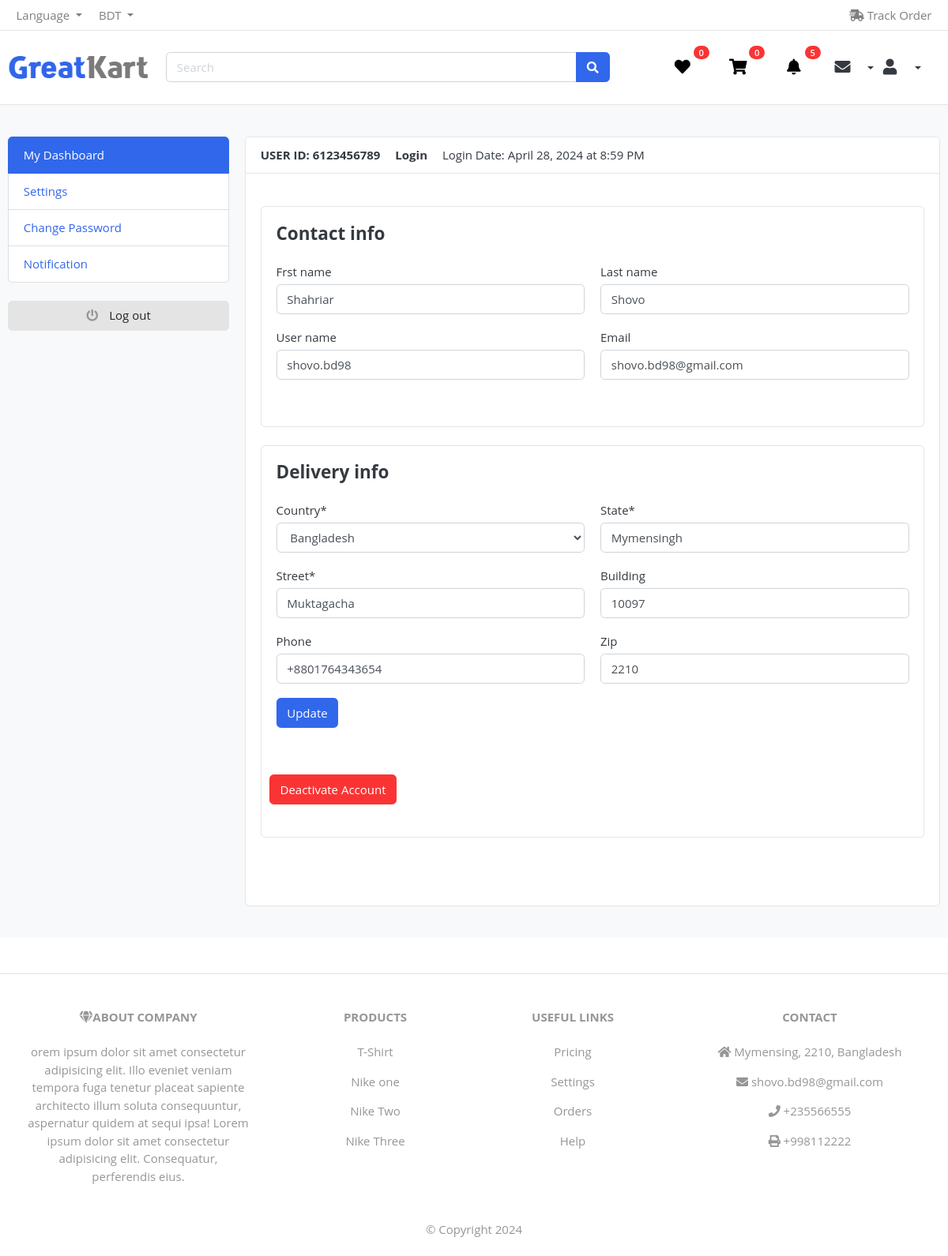
The app's page /auth/create_address_view/ (signed in) with its own data.
### user_auth/models/user.py (models this page shows, shortened)
class User(AbstractBaseUser, PermissionsMixin):
    ADMIN = 1
    CUSTOMER = 2
    MALE = 1
    FEMALE = 2
    GOOGLE_SIGNUP=1
    GITHUB_SIGNUP=2
    FACEBOOK_SIGNUP=3
    SITE_SIGNUP =4
    ROLE_CHOOSED    =   ((ADMIN, 'admin'),(CUSTOMER, 'customer'),)
    GENDER_CHOOSED  =   ((MALE, 'male'),(FEMALE, 'female'))
    SIGNUP_PLATFORM =   ((GOOGLE_SIGNUP,'Login from Google'),(GITHUB_SIGNUP, 'Login from Github'),(FACEBOOK_SIGNUP,'Login from Facebook'),(SITE_SIGNUP,'Login'),)
    first_name      =   models.CharField(max_length=50, null=True, blank=True)
    last_name       =   models.CharField(max_length=50, null=True, blank=True)
    username        =   models.CharField(max_length=50, unique=True)
    email           =   models.EmailField(max_length=100, unique=True)
    role            =   models.PositiveSmallIntegerField(choices=ROLE_CHOOSED,
                                                                              blank=True, null=True)
    gender_choosed  =   models.PositiveSmallIntegerField(choices=GENDER_CHOOSED,
                                                                              blank=True, null=True)
    sign_up_platform=   models.PositiveSmallIntegerField(choices=SIGNUP_PLATFORM,
                                                                              blank=True, null=True)
    date_joined     =   models.DateTimeField(auto_now_add=True)
    last_login      =   models.DateTimeField(auto_now_add=True)
    created_date    =   models.DateTimeField(auto_now_add=True)
    modify_date     =   models.DateTimeField(auto_now=True)
    is_admin        =   models.BooleanField(default=False)
    is_staff        =   models.BooleanField(default=False)
    is_active       =   models.BooleanField(default=False)
    is_superuser    =   models.BooleanField(default=False)
    USERNAME_FIELD  =   'email'
    objects         =  UserManager()
    def __str__(self) -> str:
        return self.email

### user_auth/models/user_address.py (models this page shows, shortened)
class User_Address(models.Model):
    BANGLADESH=1
    COUNTRY_CHOOSED  = ((BANGLADESH, 'Bangladesh'), )
    user = models.ForeignKey(settings.AUTH_USER_MODEL, on_delete=models.CASCADE, null=True, blank=True)
    zipcode = models.CharField(max_length=10, blank=True,null=True)
    phone = models.CharField(max_length=200, blank=True,null=True)
    house_number = models.CharField(max_length=20, blank=True,null=True)
    street = models.CharField(max_length=30, blank=True,null=True)
    state = models.CharField(max_length=30, blank=True,null=True)
    country    = models.PositiveSmallIntegerField(choices=COUNTRY_CHOOSED, blank=True, null=True)
    objects = Update_User_Address()

### system_setting/models/contact.py (models this page shows)
class Contact(models.Model):
    city_name=models.CharField(max_length=20, null=True,blank=True)
    city_post_code=models.CharField(max_length=10, null=True,blank=True)
    country_name=models.CharField(max_length=20, null=True,blank=True)
    phone=models.CharField(max_length=20, null=True,blank=True)
    email=models.EmailField(max_length=30, null=True,blank=True)
    telephone=models.CharField(max_length=20, null=True,blank=True)
    company_about=models.TextField( null=True,blank=True)
    def __str__(self) -> str:
        return self.country_name

### products/models/products_model.py (models this page shows, shortened)
class Products(models.Model):
    in_stock=1
    out_of_stock=2
    free=1
    not_free=2
    available = ((in_stock,'In Stoke') , (out_of_stock,'Out of Stock'))
    shipping_fee= ((free,'Free') , (not_free,'Not Free'))
    product_name = models.CharField(max_length=50)
    product_image = models.ImageField(upload_to='products')
    product_price = models.FloatField()
    product_old_price = models.FloatField()
    product_discription = models.TextField()
    model = models.CharField(max_length=50, blank=True, null=True)
    product_brand = models.ForeignKey(Product_Brand, on_delete=models.CASCADE, related_name='product_prand')
    product_category = models.ForeignKey(Product_Categories, on_delete=models.CASCADE, related_name='category')
    product_delivery_country = models.ManyToManyField(Product_Delivery_Country,  null=True, blank=True)
    product_size = models.ManyToManyField(Product_Size_variant,  null=True, blank=True)
    product_color = models.ManyToManyField(Product_Color_Variant,  null=True, blank=True)
    available_choose = models.PositiveSmallIntegerField(choices=available,blank=True, null=True)
    shipping_fee = models.PositiveSmallIntegerField(choices=shipping_fee,blank=True, null=True)
    def __str__(self) -> str:
        return self.product_name

### user_auth/views/dashboard/update_address.py (the view, shortened to what this page needs)
# urls.py: path('create_address_view/', update_address, name='update_address'),
@login_required
def update_address(request):
    user = User.objects.filter(email=request.user)[0]
    user_address = User_Address.objects.get(user=user)
    return render(request, 'dashboard/settings.html', locals())

### templates/dashboard/settings.html (shortened to what this page needs)
{% extends 'base/base.html' %}
{% load static %}
{% block headers %}
{% include 'include/main_include_file.html' %}
{% endblock headers %}
{% block body %}
<section class="section-conten padding-y bg">
    <div class="container">
        <div class="row">
            {% include "dashboard/user_options.html" %}
        <main class="col-md-9">
            <article class="card">
            <header class="card-header">
                <strong class="d-inline-block mr-3">USER ID: 6123456789</strong>
                <strong class="d-inline-block mr-3">{{user.get_sign_up_platform_display}}</strong>
                <span>Login Date: {{user.last_login|date:"F j, Y"}} at {{ user.last_login|time:"g:i A"}}</span>
            </header>
            <div class="card-body">
                {% if user.sign_up_platform == 4 %}
                {% include "accounts/user_contact.html" %}
                {% else %}
                {% include "accounts/user_delivery.html" %}
                {% endif %}
            </div>
            </article>
        </main>
    </div>
    </div>
    </section>
{% include "include/footer.html" %}
{% endblock body %}

### templates/include/user_loged_header.html (shortened to what this page needs)
{% load static %}
{% load cart_tag %}
<section class="header-main border-bottom">
    <div class="container">
        <div class="row align-items-center">
            <div class="col-lg-2 col-md-3 col-6">
                <a href="{% url 'index' %}" class="brand-wrap">
                    <img class="logo" src="{% static 'images/logo.png' %}">
                </a>
            </div>
            <div class="col-lg-7 col-md-6 col-6">
                <form action="#" class="search">
                    <div class="input-group">
                        <input type="text" class="form-control" style="max-width: 520px;" placeholder="Search">
                        <div class="input-group-append">
                            <button class="btn btn-primary" type="submit"><i class="fa fa-search"></i></button>
                        </div>
                    </div>
                </form>
            </div>
            <div class="col-lg-3 col-md-3 col-6">
                <div class="d-flex justify-content-end align-items-center">
                    <a href="{% url 'view_wish_list' %}" class="widget-header pl-3 ml-2">
                        <div class="icon icon-sm"><i class="fa fa-heart" style="color: black;"></i>
						</div>
                        <span class="badge badge-pill badge-danger notify">{{ request.user|wish_list_total }}</span>
                    </a>
                    <a href="{% url 'cart_view' %}" class="widget-header pl-3 ml-2">
                        <div class="icon icon-sm"><i class="fa fa-shopping-cart" style="color: black;"></i></div>
                        <span class="badge badge-pill badge-danger notify">{{ request.user|cart_total }}</span>
                    </a>
					<div class="dropdown">
						<a href="" class="widget-header pl-3 ml-2" class="btn btn-transparent dropdown-toggle" type="button" id="userDropdown" data-toggle="dropdown" aria-haspopup="true" aria-expanded="false">
							<div class="icon icon-sm"><i class="fa fa-bell" style="color: black;"></i></div>
							<span class="badge badge-pill badge-danger notify">{{all_notification|length}}</span>
						</a>
					</div>
                    <div class="dropdown">
                        <button class="btn btn-transparent dropdown-toggle" type="button" id="messageDropdown" data-toggle="dropdown" aria-haspopup="true" aria-expanded="false">
                            <div class="icon icon-sm"><i class="fa fa-envelope"></i></div>
                        </button>
                    </div>
					<div class="col-lg-3 col-md-3 col-6">
						<div class="d-flex justify-content-end align-items-center">
							<div class="dropdown">
								<button class="btn btn-transparent dropdown-toggle" type="button" id="userDropdown" data-toggle="dropdown" aria-haspopup="true" aria-expanded="false">
									<div class="icon icon-sm"><i class="fa fa-user"></i></div>
								</button>
							</div>
						</div>
					</div>
                </div>
            </div>
        </div>
    </div>
</section>
</body>

### templates/accounts/user_contact.html (shortened to what this page needs)
{% if user.sign_up_platform == 4 %}
<article class="card mb-4">
    <div class="card-body">
        <h4 class="card-title mb-4">Contact info</h4>
        <form  method="POST" action="{% url 'update_address' %}">
            <div class="row">
                <div class="form-group col-sm-6">
                    <label>Frst name</label>
                    <input type="text" name='first_name' value="{{user.first_name}}" class="form-control" >
                </div>
                <div class="form-group col-sm-6">
                    <label>Last name</label>
                    <input type="text" name='last_name' value="{{user.last_name}}" class="form-control">
                </div>
                <div class="form-group col-sm-6">
                    <label>User name</label>
                    <input type="text" name='username' value="{{user.username}}" class="form-control">
                </div>
                <div class="form-group col-sm-6">
                    <label>Email</label>
                    <input type="email" name='email' value="{{user.email}}" class="form-control">
                </div>
            </div>
    </div>
    </article>
    <article class="card mb-4">
        <div class="card-body">
            <h4 class="card-title mb-4">Delivery info</h4>
                <div class="row">
                        <div class="form-group col-sm-6">
                            <label>Country*</label>
                            <select name="country" class="form-control">
                                <option value="1">Bangladesh</option>
                            </select>
                        </div>
                        <div class="form-group col-sm-6">
                            <label>State*</label>
                            <input type="text"  name='state' value="{{user_address.state}}" class="form-control">
                        </div>
                        <div class="form-group col-sm-6">
                            <label>Street*</label>
                            <input type="text" name='street' value="{{user_address.street}}" class="form-control">
                        </div>
                        <div class="form-group col-sm-6">
                            <label>Building</label>
                            <input type="text" name='building' value="{{user_address.house_number}}" class="form-control">
                        </div>
                        <div class="form-group col-sm-6">
                            <label>Phone</label>
                            <input type="text" name='phone' value="{{user_address.phone}}" class="form-control">
                        </div>
                        <div class="form-group col-sm-6">
                            <label>Zip</label>
                            <input type="text" name='zip' value="{{user_address.zipcode}}" class="form-control">
                        </div>
                        <div class="form-group col-sm-4">
                            <button type="submit" class="btn btn-primary "> Update  </button>
                        </div>
                </div>
        </div>
        <div class="form-group col-sm-4">
            <form method="POST" action="{% url 'deactivate_account' %}">
            <button  type="submit" class="btn btn-danger "> Deactivate Account </button>
            </form>
        </div>
        </article>
    {% endif %}

### templates/include/footer.html
<footer class="text-center text-lg-start bg-body-tertiary text-muted">
	<section class="d-flex justify-content-center justify-content-lg-between p-4 border-bottom">
	</section>
	<section class="">
	  <div class="container text-center text-md-start mt-5">
		<div class="row mt-3">
		  <div class="col-md-3 col-lg-4 col-xl-3 mx-auto mb-4">
			<h6 class="text-uppercase fw-bold mb-4">
			  <i class="fas fa-gem me-3"></i>About Company
			</h6>
			<p>
			 {{get_contact.company_about}}
			</p>
		  </div>
		  <div class="col-md-2 col-lg-2 col-xl-2 mx-auto mb-4">
			<h6 class="text-uppercase fw-bold mb-4">
			  Products
			</h6>
			{% for products in get_product %}
			<p>
			  <a href="#!" class="text-reset">{{products}}</a>
			</p>
			{% endfor %}
		  </div>
		  <div class="col-md-3 col-lg-2 col-xl-2 mx-auto mb-4">
			<h6 class="text-uppercase fw-bold mb-4">
			  Useful links
			</h6>
			<p>
			  <a href="#!" class="text-reset">Pricing</a>
			</p>
			<p>
			  <a href="#!" class="text-reset">Settings</a>
			</p>
			<p>
			  <a href="#!" class="text-reset">Orders</a>
			</p>
			<p>
			  <a href="#!" class="text-reset">Help</a>
			</p>
		  </div>
		  <div class="col-md-4 col-lg-3 col-xl-3 mx-auto mb-md-0 mb-4">
			<h6 class="text-uppercase fw-bold mb-4">Contact</h6>
			<p><i class="fas fa-home me-3"></i> {{get_contact.city_name}}, {{get_contact.city_post_code}}, {{get_contact.country_name}}</p>
			<p>
			  <i class="fas fa-envelope me-3"></i>
			  {{get_contact.email}}
			</p>
			<p><i class="fas fa-phone me-3"></i> {{get_contact.phone}}</p>
			<p><i class="fas fa-print me-3"></i> {{get_contact.telephone}}</p>
		  </div>
		</div>
	  </div>
	</section>
	<div class="text-center p-4" style="">
	  ©  Copyright {% now 'Y' %}
	</div>
  </footer>

### records on screen
User: user|wish_list_total "0", user|cart_total "0", sign_up_platform "Login", last_login "April 28, 2024", last_login "8:59 PM", first_name "Shahriar", last_name "Shovo", username "shovo.bd98", email "shovo.bd98@gmail.com"
User_Address: state "Mymensingh", street "Muktagacha", building "10097", phone "+8801764343654", zip "2210"
Contact: company_about "orem ipsum dolor sit amet consectetur adipisicing elit. Illo eveniet veniam tempora fuga tenetur placeat sapiente architecto illum soluta consequuntur, aspernatur quidem at sequi ipsa! Lorem ipsum dolor sit amet consectetur adipisicing elit. Consequatur, perferendis eius.", city_name "Mymensing", city_post_code "2210", country_name "Bangladesh", email "shovo.bd98@gmail.com", phone "+235566555", telephone "+998112222"
Products: product_name "T-Shirt"
Products: product_name "Nike one"
Products: product_name "Nike Two"
Products: product_name "Nike Three"

### other values on screen
{{ all_notification|length }} "5"
